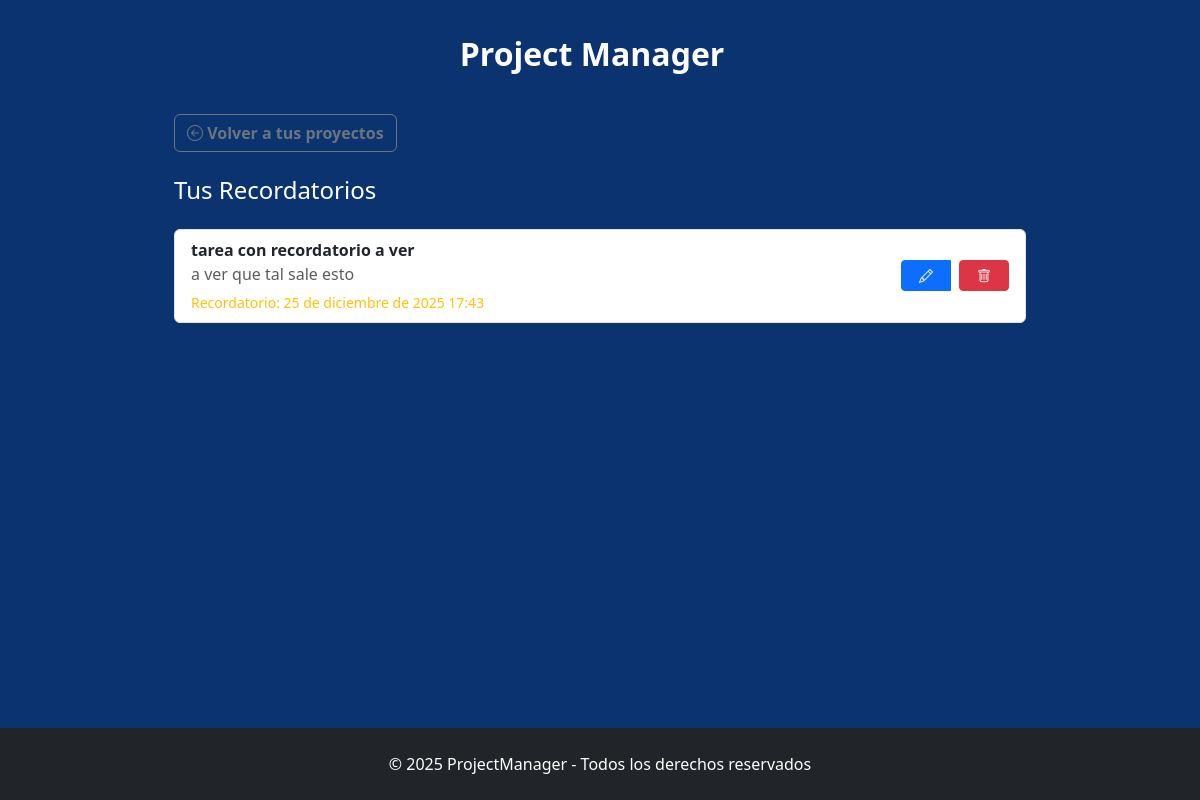
/reminders/, run on an earlier commit of the app's database.
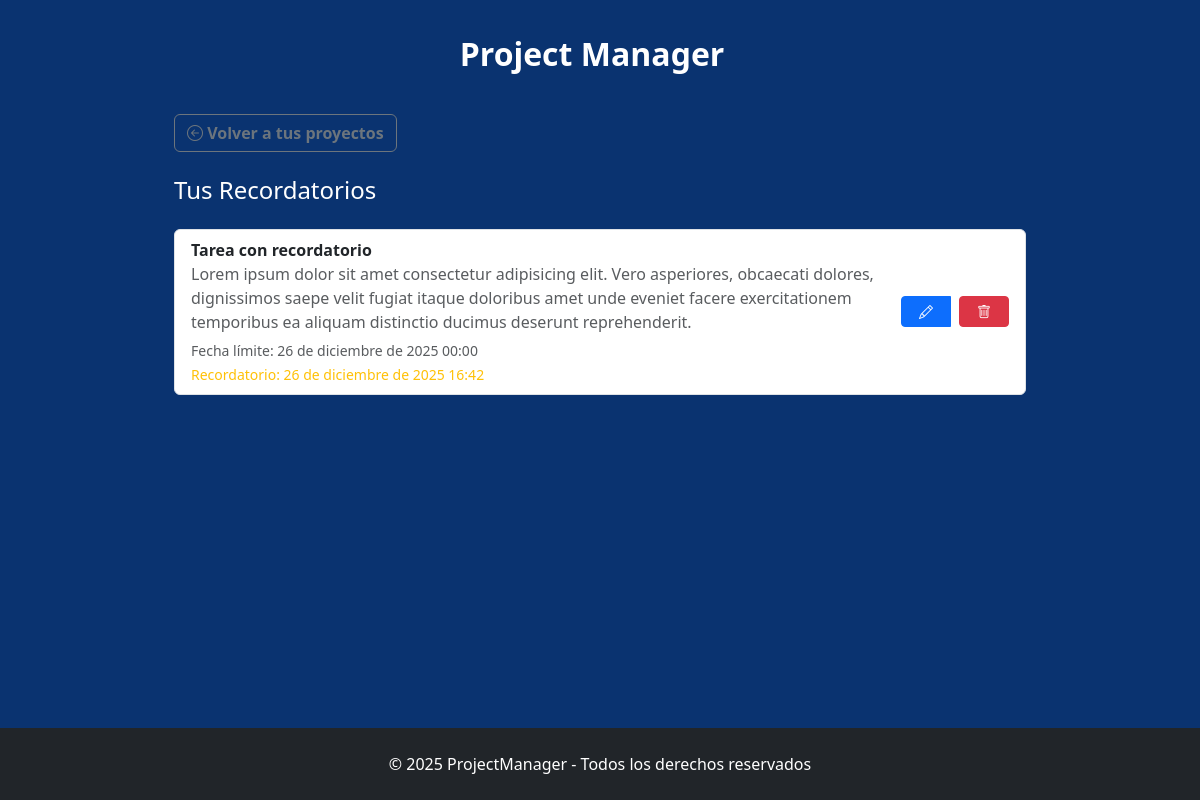
And on a later commit of the database.
### apps/reminders/models.py (models this page shows, shortened)
class Reminder(models.Model):
    task = models.ForeignKey(Task, on_delete=models.CASCADE, related_name="reminders")
    reminder_at = models.DateTimeField(verbose_name="Fecha y hora del recordatorio")
    notified = models.BooleanField(default=False)
    class Meta:
        ordering = ["reminder_at"]

### apps/tasks/models.py (models this page shows, shortened)
class Task(models.Model):
    project = models.ForeignKey(
        Project,
        on_delete=models.CASCADE,
        related_name="tasks",
        verbose_name="Proyecto"
    )
    title = models.CharField(
        max_length=150,
        verbose_name="Título de la tarea"
    )
    description = models.TextField(
        blank=True,
        verbose_name="Descripción"
    )
    created_at = models.DateTimeField(
        auto_now_add=True,
        verbose_name="Fecha de creación"
    )
    due_date = models.DateTimeField(
        null=True,
        blank=True,
        verbose_name="Fecha de vencimiento"
    )
    completed = models.BooleanField(
        default=False,
        verbose_name="Completada"
    )
    completed_at = models.DateTimeField(
        null=True,
        blank=True,
        verbose_name="Fecha completada"
    )
    class Meta:
        verbose_name = "Tarea"
        verbose_name_plural = "Tareas"
        ordering = ["completed", "due_date"]

### apps/reminders/views.py (the view)
# urls.py: path("", views.reminders_list_view, name="reminders_list"),
def reminders_list_view(request):
    reminders = Reminder.objects.select_related("task").filter(
        task__completed=False
    ).order_by("reminder_at")
    return render(request, "reminders_list.html", {
        "reminders": reminders
    })

### apps/reminders/management/context_processor.py (called while the page is built)
def pusher_settings(request):
    return {
        'PUSHER_KEY': os.getenv('PUSHER_KEY'),
        'PUSHER_CLUSTER': os.getenv('PUSHER_CLUSTER'),
    }

### apps/reminders/templates/reminders_list.html (shortened to what this page needs)
{% extends "base.html" %}
{% load static %}
{% block content %}
<section class="container-fluid d-flex flex-column">
    <a href="{% url 'home' %}" class="btn btn-outline-secondary btn-adjust mb-4">
        <i class="bi bi-arrow-left-circle"></i> Volver a tus proyectos
    </a>
    <h4 class="mb-4">Tus Recordatorios</h4>
    {% if reminders %}
    <ul class="list-group mb-4 d-flex flex-column gap-3">
        {% for reminder in reminders %}
        <li class="list-group-item d-flex justify-content-between align-items-center list-item">
            <div class="w-100">
                <strong>{{ reminder.task.title }}</strong><br>
                <p class="mb-1 text-muted">{{ reminder.task.description }}</p>
                {% if reminder.task.due_date %}
                <small class="text-muted">
                    Fecha límite: {{ reminder.task.due_date|date:"j \\d\\e F \\d\\e Y H:i" }}
                </small><br>
                {% endif %}
                <small class="{% if reminder.reminder_at <= now %}text-danger{% else %}text-warning{% endif %}">
                    Recordatorio: {{ reminder.reminder_at|date:"j \\d\\e F \\d\\e Y H:i" }}
                </small>
            </div>
            <div class="btn-group gap-2" role="group">
                <button type="button" class="btn btn-sm btn-primary btn-icon" data-bs-toggle="modal"
                    data-bs-target="#updateReminderModal" data-url="{% url 'update_reminder' reminder.id %}">
                    <i class="bi bi-pencil"></i>
                </button>
                <form method="post" action="{% url 'delete_reminder' reminder.id %}">
                    <button type="button" class="btn btn-sm btn-danger btn-icon" data-bs-toggle="tooltip"
                        title="Eliminar recordatorio" onclick="showConfirm(this)" data-title="Confirmar eliminación"
                        data-message="¿Está seguro de que deseas eliminar este recordatorio?">
                        <i class="bi bi-trash"></i>
                    </button>
                </form>
            </div>
        </li>
        {% endfor %}
    </ul>
    {% else %}
    <div class="alert alert-info">No hay recordatorios pendientes.</div>
    {% endif %}
</section>
{% endblock %}

What changed in the data, as far as the page shows it:
removed Reminder: task "tarea con recordatorio a ver", task.description "a ver que tal sale esto", reminder_at "25 de diciembre de 2025 17:43"
added Reminder: task "Tarea con recordatorio", task.description "Lorem ipsum dolor sit amet consectetur adipisicing elit. Vero asperiores, obcaecati dolores, dignissimos saepe velit fugiat itaque doloribus amet unde eveniet facere exercitationem temporibus ea aliquam distinctio ducimus deserunt reprehenderit.", task.due_date "26 de diciembre de 2025 00:00", reminder_at "26 de diciembre de 2025 16:42"
